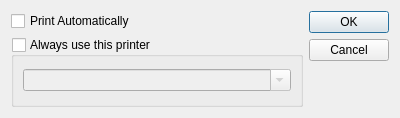
<?xml version="1.0" encoding="UTF-8"?>
<ui version="4.0">
 <comment>This file is part of the xTuple ERP: PostBooks Edition, a free and
open source Enterprise Resource Planning software suite,
Copyright (c) 1999-2018 by OpenMFG LLC, d/b/a xTuple.
It is licensed to you under the Common Public Attribution License
version 1.0, the full text of which (including xTuple-specific Exhibits)
is available at www.xtuple.com/CPAL.  By using this software, you agree
to be bound by its terms.</comment>
 <class>printOptions</class>
 <widget class="QDialog" name="printOptions">
  <property name="geometry">
   <rect>
    <x>0</x>
    <y>0</y>
    <width>400</width>
    <height>118</height>
   </rect>
  </property>
  <property name="windowTitle">
   <string>Print Options</string>
  </property>
  <layout class="QGridLayout" name="gridLayout_2">
   <item row="0" column="0">
    <widget class="QCheckBox" name="_autoPrint">
     <property name="text">
      <string>Print Automatically</string>
     </property>
    </widget>
   </item>
   <item row="0" column="1" rowspan="2">
    <widget class="QDialogButtonBox" name="_buttonBox">
     <property name="orientation">
      <enum>Qt::Vertical</enum>
     </property>
     <property name="standardButtons">
      <set>QDialogButtonBox::Cancel|QDialogButtonBox::Ok</set>
     </property>
    </widget>
   </item>
   <item row="1" column="0">
    <widget class="QGroupBox" name="_printerGroup">
     <property name="title">
      <string>Always use this printer</string>
     </property>
     <property name="checkable">
      <bool>true</bool>
     </property>
     <property name="checked">
      <bool>false</bool>
     </property>
     <layout class="QGridLayout" name="gridLayout">
      <item row="0" column="0">
       <widget class="QComboBox" name="_printers">
        <property name="editable">
         <bool>true</bool>
        </property>
       </widget>
      </item>
     </layout>
    </widget>
   </item>
  </layout>
 </widget>
 <resources/>
 <connections>
  <connection>
   <sender>_buttonBox</sender>
   <signal>rejected()</signal>
   <receiver>printOptions</receiver>
   <slot>reject()</slot>
   <hints>
    <hint type="sourcelabel">
     <x>316</x>
     <y>260</y>
    </hint>
    <hint type="destinationlabel">
     <x>286</x>
     <y>274</y>
    </hint>
   </hints>
  </connection>
 </connections>
</ui>
